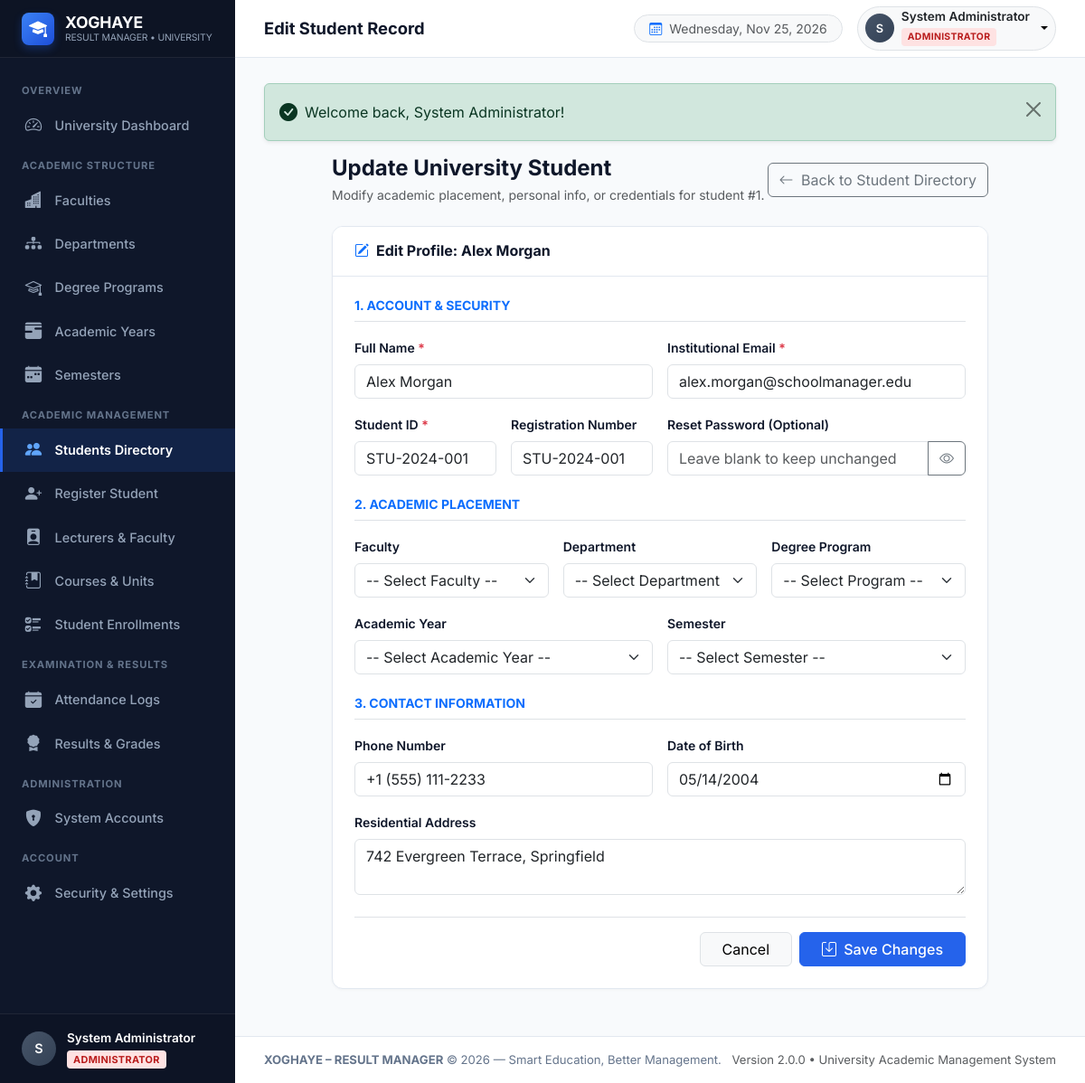
Page /admin/edit_student.php?id=1 (signed in) on the committed database.
### tables this page shows
CREATE TABLE `students` (
  `student_id` INT AUTO_INCREMENT PRIMARY KEY,
  `user_id` INT NOT NULL UNIQUE,
  `student_number` VARCHAR(50) NOT NULL UNIQUE,
  `phone` VARCHAR(25) DEFAULT NULL,
  `address` TEXT DEFAULT NULL,
  `date_of_birth` DATE DEFAULT NULL,
  `created_at` TIMESTAMP DEFAULT CURRENT_TIMESTAMP,
  CONSTRAINT `fk_student_user` FOREIGN KEY (`user_id`) 
    REFERENCES `users` (`user_id`) ON DELETE CASCADE ON UPDATE CASCADE
);

CREATE TABLE `users` (
  `user_id` INT AUTO_INCREMENT PRIMARY KEY,
  `full_name` VARCHAR(100) NOT NULL,
  `email` VARCHAR(150) NOT NULL UNIQUE,
  `password` VARCHAR(255) NOT NULL,
  `role` ENUM('admin', 'teacher', 'student') NOT NULL DEFAULT 'student',
  `created_at` TIMESTAMP DEFAULT CURRENT_TIMESTAMP,
  `updated_at` TIMESTAMP DEFAULT CURRENT_TIMESTAMP ON UPDATE CURRENT_TIMESTAMP
);

### config/database.php (called while the page is built, shortened)
            <?php
function base_url($path = '') {
    $protocol = (!empty($_SERVER['HTTPS']) && $_SERVER['HTTPS'] !== 'off') ? "https://" : "http://";
    $host = $_SERVER['HTTP_HOST'] ?? 'localhost';
    $script = str_replace('\\', '/', $_SERVER['SCRIPT_NAME'] ?? '');
    $knownDirs = ['/admin/', '/teacher/', '/student/', '/auth/', '/includes/', '/config/', '/database/', '/assets/'];
    $subPath = null;
    foreach ($knownDirs as $dir) {
        $pos = strpos($script, $dir);
        if ($pos !== false) {
            $subPath = substr($script, 0, $pos);
            break;
        }
    }
    $subPath = $subPath ?? '';
    $base = rtrim($protocol . $host . $subPath, '/');
    $path = ltrim($path, '/');
    return $path === '' ? $base : $base . '/' . $path;
}

### admin/edit_student.php (the view, shortened to what this page needs)
<?php
require_once __DIR__ . '/../includes/auth.php';
$pdo = get_db_connection();
$student_id = (int)($_GET['id'] ?? 0);
$stmt = $pdo->prepare("
    SELECT s.*, u.full_name, u.email
    FROM students s
    JOIN users u ON s.user_id = u.user_id
    WHERE s.student_id = :sid
    LIMIT 1
");
$stmt->execute(['sid' => $student_id]);
$student = $stmt->fetch();
$full_name           = $student['full_name'];
$email               = $student['email'];
$student_number      = $student['student_number'];
$registration_number = $student['registration_number'] ?? $student['student_number'];
$phone               = $student['phone'];
$date_of_birth       = $student['date_of_birth'];
$address             = $student['address'];
require_once __DIR__ . '/../includes/header.php';
?>
<div class="row justify-content-center">
    <div class="col-lg-10">
        <div class="d-flex justify-content-between align-items-center mb-4">
            <div>
                <h4 class="fw-bold mb-1">Update University Student</h4>
                <p class="text-muted small mb-0">Modify academic placement, personal info, or credentials for student #<?php echo $student_id; ?>.</p>
            </div>
            <a href="<?php echo base_url('admin/students.php'); ?>" class="btn btn-outline-secondary">
                <i class="bi bi-arrow-left me-1"></i> Back to Student Directory
            </a>
        </div>
        <div class="card-modern">
            <div class="card-modern-header">
                <h2 class="card-modern-title fs-6">
                    <i class="bi bi-pencil-square text-primary"></i> Edit Profile: <?php echo htmlspecialchars($student['full_name']); ?>
                </h2>
            </div>
            <div class="card-modern-body p-4">
                <form method="POST" action="">
                    <h6 class="text-primary fw-bold text-uppercase small mb-3 border-bottom pb-2">
                        1. Account & Security
                    </h6>
                    <div class="row g-3 mb-4">
                        <div class="col-md-6">
                            <label class="form-label fw-semibold small">Full Name <span class="text-danger">*</span></label>
                            <input type="text" name="full_name" class="form-control"
                                   value="<?php echo htmlspecialchars($full_name); ?>" required>
                        </div>
                        <div class="col-md-6">
                            <label class="form-label fw-semibold small">Institutional Email <span class="text-danger">*</span></label>
                            <input type="email" name="email" class="form-control"
                                   value="<?php echo htmlspecialchars($email); ?>" required>
                        </div>
                        <div class="col-md-3">
                            <label class="form-label fw-semibold small">Student ID <span class="text-danger">*</span></label>
                            <input type="text" name="student_number" class="form-control text-uppercase"
                                   value="<?php echo htmlspecialchars($student_number); ?>" required>
                        </div>
                        <div class="col-md-3">
                            <label class="form-label fw-semibold small">Registration Number</label>
                            <input type="text" name="registration_number" class="form-control text-uppercase"
                                   value="<?php echo htmlspecialchars($registration_number); ?>">
                        </div>
                        <div class="col-md-6">
                            <label class="form-label fw-semibold small">Reset Password (Optional)</label>
                            <div class="input-group">
                                <input type="password" name="new_password" id="editPassword" class="form-control"
                                       placeholder="Leave blank to keep unchanged">
                                <button class="btn btn-outline-secondary toggle-password" type="button" data-target="editPassword">
                                    <i class="bi bi-eye"></i>
                                </button>
                            </div>
                        </div>
                    </div>
                    <h6 class="text-primary fw-bold text-uppercase small mb-3 border-bottom pb-2">
                        2. Academic Placement
                    </h6>
                    <div class="row g-3 mb-4">
                        <div class="col-md-4">
                            <label class="form-label fw-semibold small">Faculty</label>
                            <select name="faculty_id" class="form-select">
                                <option value="">-- Select Faculty --</option>
                            </select>
                        </div>
                        <div class="col-md-4">
                            <label class="form-label fw-semibold small">Department</label>
                            <select name="department_id" class="form-select">
                                <option value="">-- Select Department --</option>
                            </select>
                        </div>
                        <div class="col-md-4">
                            <label class="form-label fw-semibold small">Degree Program</label>
                            <select name="program_id" class="form-select">
                                <option value="">-- Select Program --</option>
                            </select>
                        </div>
                        <div class="col-md-6">
                            <label class="form-label fw-semibold small">Academic Year</label>
                            <select name="academic_year_id" class="form-select">
                                <option value="">-- Select Academic Year --</option>
                            </select>
                        </div>
                        <div class="col-md-6">
                            <label class="form-label fw-semibold small">Semester</label>
                            <select name="semester_id" class="form-select">
                                <option value="">-- Select Semester --</option>
                            </select>
                        </div>
                    </div>
                    <h6 class="text-primary fw-bold text-uppercase small mb-3 border-bottom pb-2">
                        3. Contact Information
                    </h6>
                    <div class="row g-3 mb-4">
                        <div class="col-md-6">
                            <label class="form-label fw-semibold small">Phone Number</label>
                            <input type="text" name="phone" class="form-control"
                                   value="<?php echo htmlspecialchars($phone ?? ''); ?>">
                        </div>
                        <div class="col-md-6">
                            <label class="form-label fw-semibold small">Date of Birth</label>
                            <input type="date" name="date_of_birth" class="form-control"
                                   value="<?php echo htmlspecialchars($date_of_birth ?? ''); ?>">
                        </div>
                        <div class="col-12">
                            <label class="form-label fw-semibold small">Residential Address</label>
                            <textarea name="address" rows="2" class="form-control"><?php echo htmlspecialchars($address ?? ''); ?></textarea>
                        </div>
                    </div>
                    <div class="d-flex justify-content-end gap-2 pt-3 border-top">
                        <a href="<?php echo base_url('admin/students.php'); ?>" class="btn btn-light border px-4">Cancel</a>
                        <button type="submit" class="btn btn-primary px-4">
                            <i class="bi bi-save me-1"></i> Save Changes
                        </button>
                    </div>
                </form>
            </div>
        </div>
    </div>
</div>
<?php require_once __DIR__ . '/../includes/footer.php'; ?>

### assets/css/style.css (style rules this page uses)
:root { --primary-color: #2563eb; --primary-hover: #1d4ed8; --primary-dark: #1e40af; --primary-light: #eff6ff; --secondary-color: #64748b; --accent-color: #0284c7; --success-color: #10b981; --warning-color: #f59e0b; --danger-color: #ef4444; --info-color: #06b6d4; --bg-body: #f8fafc; --bg-card: #ffffff; --border-color: #e2e8f0; --text-dark: #0f172a; --text-muted: #64748b; --sidebar-width: 260px; --sidebar-bg: #0f172a; --sidebar-hover: #1e293b; --sidebar-active: #2563eb; --sidebar-text: #94a3b8; --sidebar-text-bright: #ffffff; --navbar-height: 64px; --font-family: 'Inter', -apple-system, BlinkMacSystemFont, "Segoe UI", Roboto, Helvetica, Arial, sans-serif; --transition-fast: all 0.2s ease-in-out; }
body { font-family: var(--font-family); background-color: var(--bg-body); color: var(--text-dark); min-height: 100vh; margin: 0; display: flex; flex-direction: column; overflow-x: hidden; }
.card-modern { border: 1px solid var(--border-color); border-radius: 12px; background-color: var(--bg-card); box-shadow: 0 1px 3px rgba(0, 0, 0, 0.04); margin-bottom: 1.5rem; overflow: hidden; }
.card-modern-header { padding: 1.1rem 1.5rem; border-bottom: 1px solid var(--border-color); display: flex; align-items: center; justify-content: space-between; background-color: #ffffff; }
.card-modern-title { font-size: 1.05rem; font-weight: 700; color: var(--text-dark); margin: 0; display: flex; align-items: center; gap: 0.5rem; }
.card-modern-body { padding: 1.5rem; }
.btn-primary { background-color: var(--primary-color); border-color: var(--primary-color); font-weight: 500; }

### rows in the picture
students: user.full_name "Alex Morgan", full_name "Alex Morgan", email "alex.morgan@schoolmanager.edu", student_number "STU-2024-001", registration_number "STU-2024-001", phone "+1 (555) 111-2233", date_of_birth "05/14/2004", address "742 Evergreen Terrace, Springfield"

### other values in the picture
APP_SHORT_NAME "XOGHAYE"
substr($user['full_name'], 0, 1) "S"
$user['full_name'] "System Administrator"
$page_title "Edit Student Record"
$role_display "ADMINISTRATOR"
$flash['message'] "Welcome back, System Administrator!"
$student_id "1"
APP_NAME "XOGHAYE – RESULT MANAGER"
APP_TAGLINE "Smart Education, Better Management."
APP_VERSION "2.0.0"
